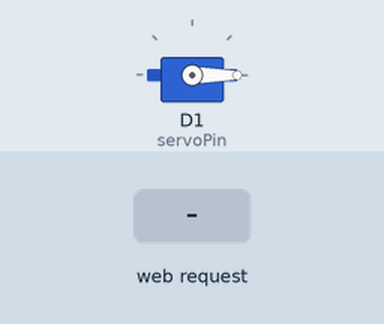
This sketch was run on a simulated ESP8266 (NodeMCU). Shown: servo. The test bench sets the inputs (shaded band). WiFi joins after 1.5 s; servers stay silent unless stated; what the sketch prints to the serial monitor is not drawn.

Above: at 2.7 s.
2.8 s: HTTP request GET /unlock received
At 3.3 s:
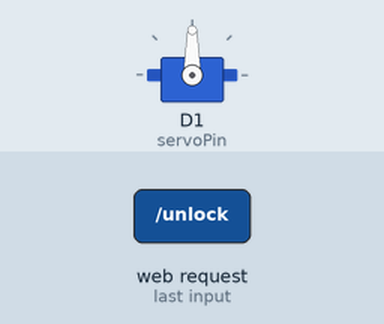
4.3 s: HTTP request GET /lock received
At 5.7 s:
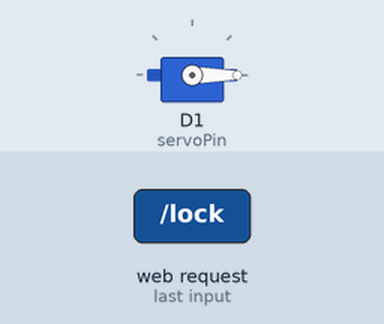
Timing chart, 0 to 7.3 s (numbered marks = the images above; inputs shaded):
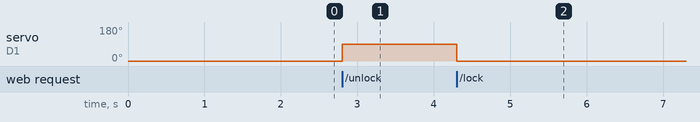

Measured:
- after the input at 2.8 s, servo on D1 (servoPin): 0° → 90° at once
- after the input at 4.3 s, servo on D1 (servoPin): 90° → 0° at once

The sketch:

Wifi_Door_Lock.ino
```cpp
#include <ESP8266WiFi.h>
#include <ESP8266WebServer.h>
#include <Servo.h>

const char* ssid = "YOUR_WIFI_SSID";
const char* password = "YOUR_WIFI_PASSWORD";

ESP8266WebServer server(80);
Servo lockServo;
int servoPin = D1; // Connect servo signal pin

void setup() {
  Serial.begin(115200);
  lockServo.attach(servoPin);
  lockServo.write(0); // Lock position

  WiFi.begin(ssid, password);
  while (WiFi.status() != WL_CONNECTED) { delay(500); Serial.print("."); }
  Serial.println("\nWiFi Connected!");

  server.on("/", []() {
    server.send(200, "text/html",
      "<h1>ESP8266 Door Lock</h1>"
      "<p><a href=\"/unlock\">Unlock Door</a></p>"
      "<p><a href=\"/lock\">Lock Door</a></p>");
  });

  server.on("/unlock", []() { lockServo.write(90); server.send(200, "text/html", "<h1>Door Unlocked</h1>"); });
  server.on("/lock", []() { lockServo.write(0); server.send(200, "text/html", "<h1>Door Locked</h1>"); });

  server.begin();
}

void loop() {
  server.handleClient();
}
```
